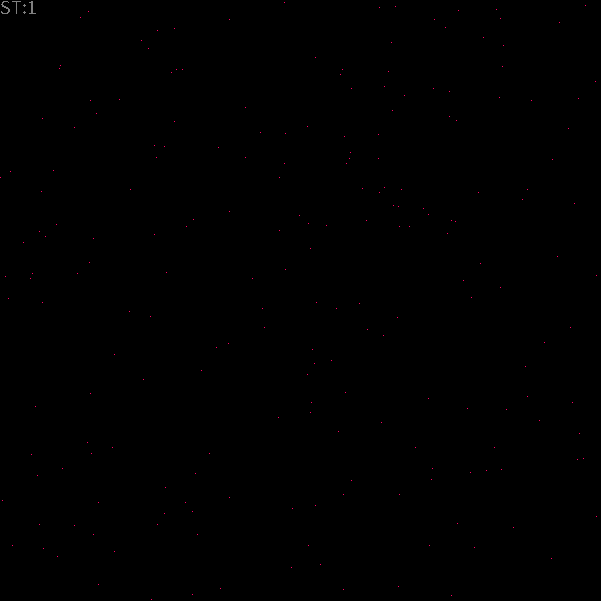
Frame 1 (no input)
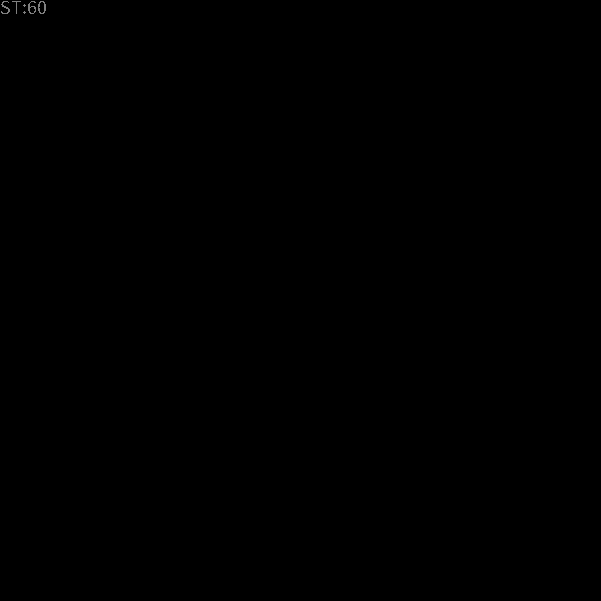
Frame 60 (the mouse pressed at the canvas centre just before this capture)
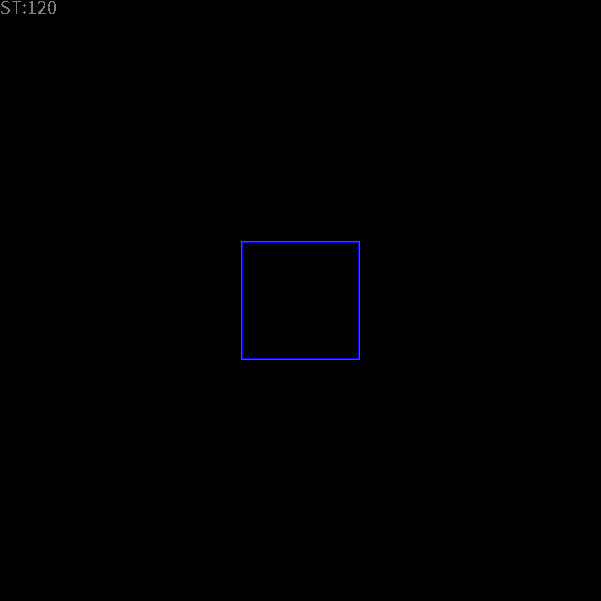
Frame 120 (the mouse held since frame 60 and released just before this capture)

The Processing sketch that drew these frames (run headless with seeded random() and noise(); from frame 60 on, the mouse is pressed at the canvas centre):

// Processing sketch: modelGH
// ── modelGH.pde
/// Model Greenberga-Hastingsa: symulacja ośrodków pobudliwych.
/// Dwuwymiarowy, synchroniczny, deterministyczny automat komórkowy z sąsiedztwem Moore’a.
/// @date 2026-10-05 (ostatnia modifikacja)
//-///////////////////////////////////////////////////////////////////////////////////////

final int   WorldSide=601; //< Ile komórek chcemy mieć w jednym wierszu?
final float Dens=0.0005;   //< Niższa gęstość sprawdza się świetnie dla początkowych zarodków wzbudzenia

// Stany komórki: 0 – spoczynkowy, 1 – pobudzony, 2 – refrakcyjny
final int   STATE_RESTING = 0;
final int   STATE_EXCITED = 1;
final int   STATE_REFRACTORY = 2;

int[][] WorldOld=new int[WorldSide][WorldSide]; //< Potrzebujemy dwóch „światów” dla poprzednich...
int[][] WorldNew=new int[WorldSide][WorldSide]; //< ... i nowych stanów symulacji.


void setup()
{
  size(601,601);    //okno kwadratowe z dostępnymi środkowymi indeksami (niepoarzyste!)
  frameRate(10);
  noSmooth();
  
  // Wypełniamy świat zarodkami
  for(int i=0;i<WorldSide;i++)
    for(int j=0;j<WorldSide;j++) 
      if(random(1.0)<Dens)
        WorldOld[i][j]=STATE_EXCITED;
}
  
  
void visualisation()
{
  for(int i=0;i<WorldSide;i++)
    for(int j=0;j<WorldSide;j++)
    {
      // Oznaczenie kolorami trzech stanów
      if(WorldOld[i][j] == STATE_EXCITED)         stroke(255, 0, 100); //Czerwonawy dla "Excited"
      else if(WorldOld[i][j] == STATE_REFRACTORY) stroke(0, 0, 255);   //Niebieski dla "Refractory"
      else                                        stroke(0);           //Czarny dla "Resting"      
      point(j,i); //Wymiar poziomy tablicy to DRUGI indeks.
    }
}

int t=0;
void draw() //Modifies global t,WorldOld,WorldNew
{  
  visualisation(); //Narysuj aktualny świat
  
  for(int i=0;i<WorldSide;i++) //Przejdźmy teraz do zmiany stanu automatu komórkowego
  {
    int right = (i+1) % WorldSide;
    int left  = (WorldSide+i-1) % WorldSide;
     
    for(int j=0;j<WorldSide;j++) 
    {
      // REGUŁA GREENBERGA-HASTINGSA:
      //-////////////////////////////
      if (WorldOld[i][j] == STATE_EXCITED) 
      {
        WorldNew[i][j] = STATE_REFRACTORY; //Pobudzone komórki przechodzą w stan refrakcji
      } 
      else if (WorldOld[i][j] == STATE_REFRACTORY) 
      {
        WorldNew[i][j] = STATE_RESTING;    //Komórki ze stanu refrakcji przechodzą w stan spoczynku
      } 
      else //DLA STANU SPOCZYNKU:
      {
        int dw=(j+1) % WorldSide;
        int up=(WorldSide+j-1) % WorldSide;
         
        // Liczenie sąsiadów w stanie POBUDZONYM (sąsiedztwo Moore'a):
        int excitedNeighbors = (
                    (WorldOld[left][j]   == STATE_EXCITED ? 1 : 0)
                 +  (WorldOld[right][j]  == STATE_EXCITED ? 1 : 0)
                 +  (WorldOld[i][up]     == STATE_EXCITED ? 1 : 0)
                 +  (WorldOld[i][dw]     == STATE_EXCITED ? 1 : 0)    
                 +  (WorldOld[left][up]  == STATE_EXCITED ? 1 : 0) 
                 +  (WorldOld[right][up] == STATE_EXCITED ? 1 : 0) 
                 +  (WorldOld[left][dw]  == STATE_EXCITED ? 1 : 0) 
                 +  (WorldOld[right][dw] == STATE_EXCITED ? 1 : 0)            
                 );
                 
        // Komórka w stanie spoczynku staje się wzbudzona, jeśli ma co najmniej jednego wzbudzonego sąsiada
        WorldNew[i][j] = (excitedNeighbors >= 1 ? STATE_EXCITED : STATE_RESTING); //A gdy potrzeba DWÓCH lub TRZECH?
      }
    }
  }
   
  // teraz zamień tablice
  int[][] WorldTmp=WorldOld; 
  WorldOld=WorldNew; 
  WorldNew=WorldTmp; 
   
  t++; //Następna generacja/krok/rok 
  fill(255,128); 
  textSize(20); textAlign(LEFT,TOP); text("ST:"+t,0,0); 
}

//Dla lepszej zabawy!
void mousePressed()
{
  int i=mouseX;
  int j=mouseY;
  WorldOld[j][i]=STATE_EXCITED;
}
